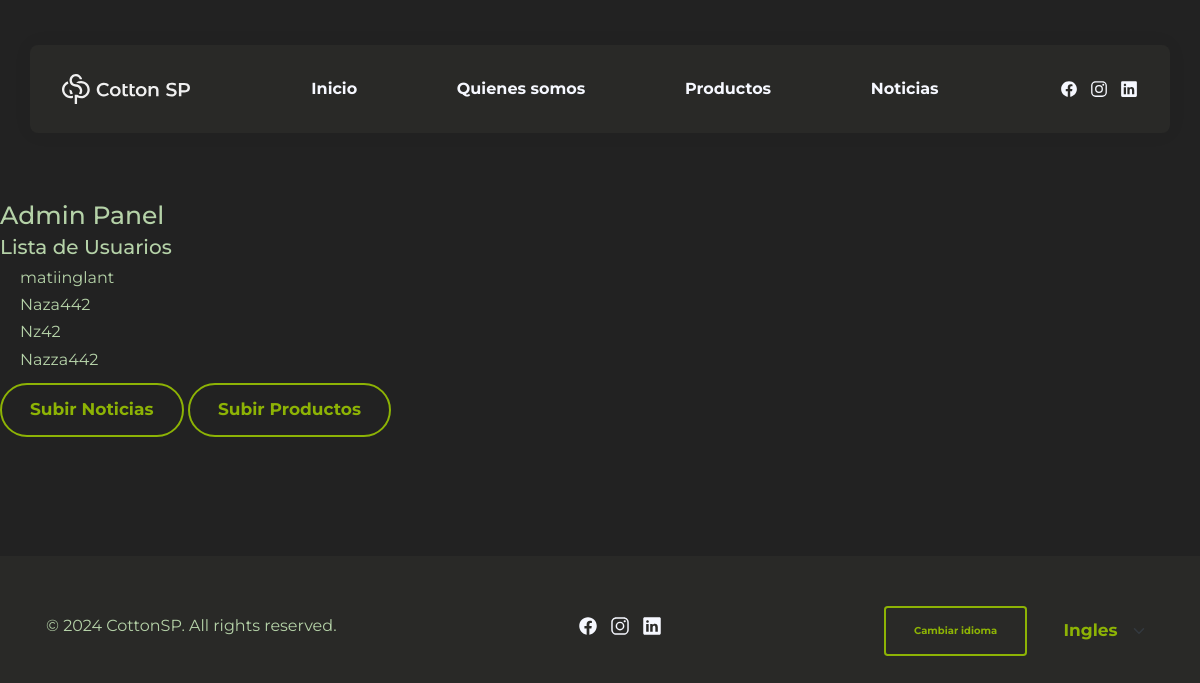
The page /usuarios/admin_panel on the database as committed earlier.
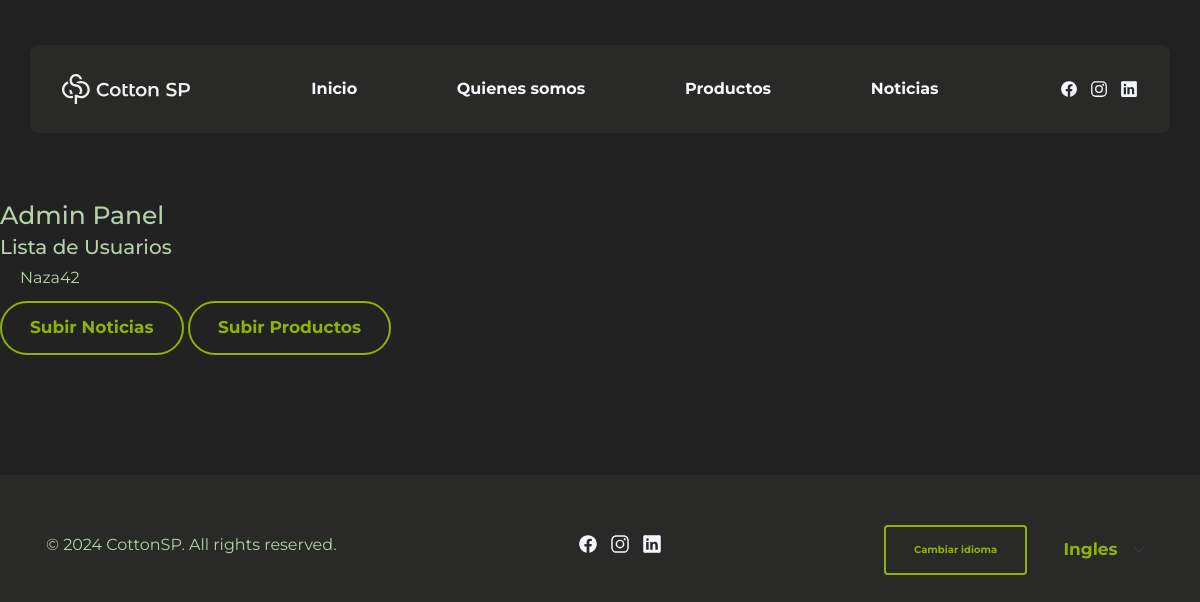
The same page on the database as committed later.
### usuarios/models.py (models this page shows, shortened)
class Usuario(AbstractUser):
    imagen = models.ImageField(upload_to='usuarios', default='default-user.jpg')
    USUARIO_COLABORADOR = 'Colaborador'
    USUARIO_VISITANTE = 'Visitante'
    USUARIO_MIEMBRO = 'Miembro'
    USUARIO_SUPER = 'Superusuario'
    TIPOS_DE_USUARIO = [
        (USUARIO_COLABORADOR, 'Colaborador'), #is_superuser=False, is_staff=True
        (USUARIO_VISITANTE, 'Visitante'), #no es nada / no aparece en la base de datos
        (USUARIO_MIEMBRO, 'Miembro'), #is_superuser=False, is_staff=False
        (USUARIO_SUPER, 'Superusuario'), #is_superuser=True, is_staff=True
    ]
    tipo_usuario = models.CharField(max_length=20, choices=TIPOS_DE_USUARIO, default=USUARIO_MIEMBRO)

### usuarios/views.py (the view)
# urls.py: path('admin_panel', views.admin_panel, name='admin_panel'),
def admin_panel(request):
    users = Usuario.objects.all()
    return render(request, 'usuarios/admin_panel.html', {'users': users})

### templates/usuarios/admin_panel.html (shortened to what this page needs)
{% extends 'base.html' %}
{% load static %}
{% block contenido %}
<section class="section hero">
    <body>
        <h1>Admin Panel</h1>
        <h2>Lista de Usuarios</h2>
        <ul>
            {% for user in users %}
                <li>{{ user.username }}</li>
            {% endfor %}
        </ul>
        <div>
            <a class="btn"  href="{% url 'noticias:addnoticia' %}">Subir Noticias</a>
            <a class="btn" href="{% url 'cargar_producto' %}">Subir Productos</a>
        </div>
    </body>
</section>
{% endblock contenido  %}

### templates/base.html (shortened to what this page needs)
{% load static %}
{% load i18n %}
{% load django_bootstrap5 %}
<!DOCTYPE html>
<html lang="es">
<head>
  {% bootstrap_css %}
  <link rel="stylesheet" href="{% static 'css/base.css' %}">
</head>
  <body>
  <header class="header" data-header>
    <div class="container">
      <a href="{% url 'home' %}" class="logo">
      </a>
      <nav class="navbar" data-navbar>
        <ul class="navbar-list w-75 justify-content-around">
          <li>
            <a href="{% url 'home' %}" class="navbar-link">Inicio</a>
          </li>
          <li>
            <a href="{% url 'quienes_somos' %}" class="navbar-link">Quienes somos</a>
          </li>
          <li>
            <a href="{% url 'lista_productos' %}" class="navbar-link">Productos</a>
          </li>
          <li>
            <a href="{% url 'noticias:listar' %}" class="navbar-link">Noticias</a>
          </li>
        </ul>
        <ul class="social-list">
          <li>
            <a href="https://web.facebook.com/profile.php?id=100090255207755" class="social-link">
              <ion-icon name="logo-facebook"></ion-icon>
            </a>
          </li>
          <li>
            <a href="https://www.instagram.com/cottonspsf/" class="social-link">
              <ion-icon name="logo-instagram"></ion-icon>
            </a>
          </li>
          <li>
            <a href="https://www.linkedin.com/in/cottonspsf/" class="social-link">
              <ion-icon name="logo-linkedin"></ion-icon>
            </a>
          </li>
        </ul>
      </nav>
    </div>
  </header>
{% block contenido %}
{% endblock contenido %}
  <footer class="footer">
    <div class="container">
      <p class="copyright">
        {% now "Y" as current_year %}
        ©
      </p>
      <ul class="social-list">
        <li>
          <a href="https://web.facebook.com/profile.php?id=100090255207755" class="social-link">
            <ion-icon name="logo-facebook"></ion-icon>
          </a>
        </li>
        <li>
          <a href="https://www.instagram.com/cottonspsf/" class="social-link">
            <ion-icon name="logo-instagram"></ion-icon>
          </a>
        </li>
        <li>
          <a href="https://www.linkedin.com/in/cottonspsf/" class="social-link">
            <ion-icon name="logo-linkedin"></ion-icon>
          </a>
        </li>
      </ul>
      <div class="div_lenguajes" >
        <form action="{% url 'set_language' %}" method="POST" class='d-flex mt-3 justify-content-around'>
          <input type="submit" value="Cambiar idioma" class='btn fs-6 rounded ' />
            <select class="form-select btn rounded border-0" aria-label="Idioma" name='language'>
              <option value="en">Ingles</option>
            </select>
        </form>
      </div>
    </div>
  </footer>
</body>
</html>

### static/css/base.css (style rules this page uses)
:root { --bg-color: #292927; --white_a8: hsla(0, 0%, 0%, 0.08); --white_a12: hsla(0, 0%, 0%, 0.12); --cultured: #222222; --snow: #222222; --manatee: rgb(255, 255, 255); --black-coral: rgb(181, 210, 168); --cadet-blue-crayola_a20: hsla(42, 77%, 29%, 0.2); --cinnamon-satin: #8db305; --raisin-black: hsla(36, 86%, 86%, 1); --raisin-black_a6: hsla(36, 86%, 86%, 0.06); --gunmetal: hsla(34, 85%, 79%, 1); --charcoal: #F6F8FF; --CottonAC: #2FCBEB; --ff-manrope: 'Montserrat', sans-serif; --fs-1: calc(2.7rem + 1.38vw); --fs-2: calc(2.6rem + .66vw); --fs-3: calc(2.6rem + .24vw); --fs-4: 1.9rem; --fs-5: 1.8rem; --fs-6: 1.7rem; --fs-7: 1.5rem; --fs-8: 1.4rem; --fw-700: 700; --section-padding: 90px; --shadow-1: 0 0 20px hsla(216, 14%, 14%, 0.05); --shadow-2: 0 4px 28px hsla(216, 14%, 14%, 0.07); --radius-circle: 50%; --radius-pill: 100px; --radius-8: 8px; --radius-6: 6px; --transition-1: 0.25s ease; --transition-2: 0.5s ease; --transition-3: 0.3s ease-in-out; }
*, *::before, *::after { margin: 0; padding: 0; box-sizing: border-box; }
li { list-style: none; }
a, img, span, button, ion-icon { display: block; }
a { color: inherit; text-decoration: none; }
input, button, textarea { background: none; border: none; font: inherit; }
input, textarea { width: 100%; }
ion-icon { pointer-events: none; }
html { font-family: "Montserrat"; font-size: 10px; scroll-behavior: smooth; }
body { font-family: "Montserrat", sans-serif; background-color: #292927; color: var(--black-coral); font-size: 1.6rem; line-height: 1.7; }
.container { padding-inline: 16px; }
.social-list { display: flex; align-items: center; gap: 12px; margin-bottom: 0px; }
.social-link { font-size: 2rem; transition: var(--transition-1); }
.section { padding-block: var(--section-padding); }
.btn { color: var(--cinnamon-satin); font-size: var(--fs-6); font-weight: var(--fw-700); border: 2px solid var(--cinnamon-satin); max-width: max-content; padding: 12px 28px; border-radius: var(--radius-pill); transition: var(--transition-1); will-change: transform; }
.header { position: absolute; top: 0; left: 0; background-color: #292927; width: 100%; padding-block: 20px; box-shadow: var(--shadow-1); z-index: 4; }
.header .container { display: flex; justify-content: space-between; align-items: center; }
.navbar { position: fixed; top: 0; left: -300px; background-color: #292927; color: white; max-width: 300px; width: 100%; height: 100vh; padding: 30px; padding-block-end: 40px; display: flex; flex-direction: column; gap: 30px; z-index: 2; visibility: hidden; transition: var(--transition-3); }
.navbar-list { margin-block-end: auto; }
.navbar-link { font-weight: var(--fw-700); padding-block: 6px; }
.hero { padding-block-start: calc(var(--section-padding) + 50px); background-color: var(--cultured); }
.footer { padding-block: 40px; }
.copyright { margin-block-end: 12px; }
.footer .social-link { color: var(--charcoal); }
.logo { fill: #f0f0f0; }
@media (min-width: 575px) { .container { max-width: 540px; width: 100%; margin-inline: auto; } }
@media (min-width: 768px) { .container { max-width: 720px; } }
@media (min-width: 768px) { .footer .container { display: flex; justify-content: space-between; align-items: center; } }
@media (min-width: 768px) { .copyright { margin-block-end: 0; } }
@media (min-width: 992px) { :root { --section-padding: 120px; } }
@media (min-width: 992px) { .container { max-width: 960px; } }
@media (min-width: 992px) { .navbar, .navbar.active { all: unset; display: flex; flex-grow: 1; } }
@media (min-width: 992px) { .navbar-list { display: flex; gap: 36px; margin-inline: auto; } }
@media (min-width: 992px) { .navbar-link { color: var(--charcoal); transition: var(--transition-1); } }
@media (min-width: 992px) { .navbar .social-link { color: var(--charcoal); font-size: 1.8rem; } }
@media (min-width: 992px) { .header { top: 45px; max-width: 960px; left: 50%; transform: translateX(-50%); padding-inline: 16px; border-radius: var(--radius-8); } }
@media (min-width: 992px) { .hero { padding-block-start: calc(var(--section-padding) + 80px); } }
.div_lenguajes { left: auto; display: grid; }
@media (min-width: 1200px) { .container, .header { max-width: 1140px; } }

Rows that differ between the two databases and show on the page:
removed Usuario: username "matiinglant"
removed Usuario: username "Naza442"
removed Usuario: username "Nz42"
removed Usuario: username "Nazza442"
added Usuario: username "Naza42"
